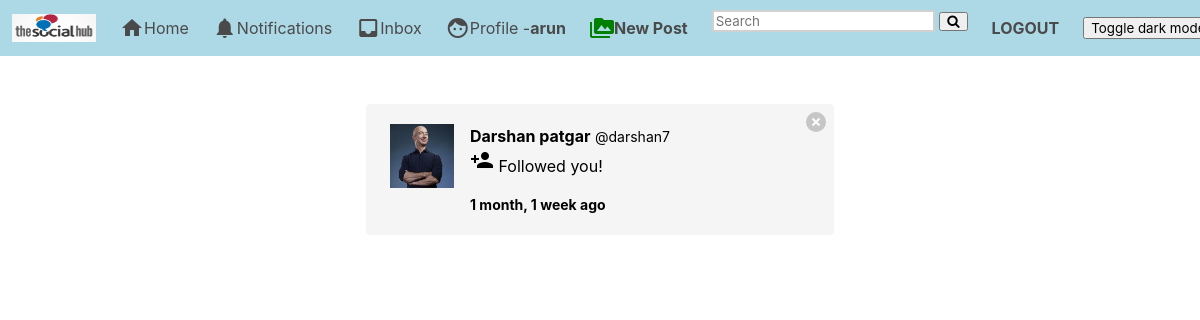
Screenshot of /notifications/ (signed in) with the database file from the repository.
### notifications/models.py (models this page shows)
class Notification(models.Model):
	NOTIFICATION_TYPES = ((1,'Like'),(2,'Comment'), (3,'Follow'))
	post = models.ForeignKey('post.Post', on_delete=models.CASCADE, related_name="noti_post", blank=True, null=True)
	sender = models.ForeignKey(User, on_delete=models.CASCADE, related_name="noti_from_user")
	user = models.ForeignKey(User, on_delete=models.CASCADE, related_name="noti_to_user")
	notification_type = models.IntegerField(choices=NOTIFICATION_TYPES)
	text_preview = models.CharField(max_length=90, blank=True)
	date = models.DateTimeField(auto_now_add=True)
	is_seen = models.BooleanField(default=False)

### authy/models.py (models this page shows, shortened)
class Profile(models.Model):
	user = models.OneToOneField(User, on_delete=models.CASCADE, related_name='profile')
	first_name = models.CharField(max_length=50, null=True, blank=True)
	last_name = models.CharField(max_length=50, null=True, blank=True)
	location = models.CharField(max_length=50, null=True, blank=True)
	url = models.CharField(max_length=80, null=True, blank=True)
	profile_info = models.TextField(max_length=150, null=True, blank=True)
	created = models.DateField(auto_now_add=True)
	favorites = models.ManyToManyField(Post)
	picture = models.ImageField(upload_to=user_directory_path, blank=True, null=True, verbose_name='Picture')

### notifications/views.py (the view)
# urls.py: path('', ShowNOtifications, name='show-notifications'),
def ShowNOtifications(request):
	user = request.user
	notifications = Notification.objects.filter(user=user).order_by('-date')
	Notification.objects.filter(user=user, is_seen=False).update(is_seen=True)
	template = loader.get_template('notifications.html')
	context = {
		'notifications': notifications,
	}
	return HttpResponse(template.render(context, request))

### direct/views.py (called while the page is built)
def checkDirects(request):
	directs_count = 0
	if request.user.is_authenticated:
		directs_count = Message.objects.filter(user=request.user, is_read=False).count()
	return {'directs_count':directs_count}

### notifications/views.py (called while the page is built)
def CountNotifications(request):
	count_notifications = 0
	if request.user.is_authenticated:
		count_notifications = Notification.objects.filter(user=request.user, is_seen=False).count()
	return {'count_notifications':count_notifications}

### social_book/templates/notifications.html (shortened to what this page needs)
{% extends 'base.html' %}
{% load static %}
{% load humanize %}
{% block content %}
    <div class="columns is-mobile is-centered">
    <div class="column is-half">
{% for notification in notifications %}
{% if notification.notification_type == 3 %}
      <div class="notification">
      <a href="{% url 'delete-notification' notification.id %}" class="delete"></a>
      <article class="media">
  <figure class="media-left">
    <p class="image is-64x64">
          {% if notification.sender.profile.picture %}
            <img src="{{ notification.sender.profile.picture.url }}" alt="Placeholder image">
          {% else %}
            <img src="https://bulma.io/images/placeholders/96x96.png" alt="Placeholder image">
        {% endif %}
    </p>
  </figure>
  <div class="media-content">
    <div class="content">
        <strong>{{ notification.sender.profile.first_name }} {{ notification.sender.profile.last_name }}</strong> <small>@{{ notification.sender.username }}</small>
        <br>
        <p><i class="material-icons">person_add</i> Followed you!</p>
        <strong><small>{{ notification.date|naturaltime }}</small></strong>
    </div>
  </div>
</article>
      </div>
{% endif %}
{% endfor %}
    </div>
    </div>
{% endblock %}

### social_book/templates/base.html (shortened to what this page needs)
{% load static %}
<!DOCTYPE html>
<html>
  <head>
    <link rel="stylesheet" href="https://cdnjs.cloudflare.com/ajax/libs/font-awesome/4.7.0/css/font-awesome.min.css">
    <link rel="stylesheet" href="{% static 'css/bulma.min.css' %}">
    <link rel="stylesheet" href="{% static 'css/style.css' %}">
  </head>
  <body >
  <nav style="background-color: lightblue; " class="navbar" role="navigation" aria-label="main navigation" >
  <div class="navbar-brand">
    <a class="navbar-item" href="">
      <img src="{% static 'img/as.jpeg' %}" width="84" height="64">
    </a>
  </div>
  <div id="navbarBasicExample" class="navbar-menu">
    <div class="navbar-start">
      <a href="{% url 'index' %}" class="navbar-item">
        <i class="material-icons">home</i>
        Home
      </a>
      <a href="{% url 'show-notifications' %}" class="navbar-item">
        <i class="material-icons">notifications</i>
        Notifications
      </a>
      <a href="{% url 'inbox' %}" class="navbar-item">
        <i class="material-icons">inbox</i>
        Inbox
      </a>
      <a href="{% url 'profile' request.user %}" class="navbar-item">
        <i class="material-icons">face</i>
        Profile - <strong>{{ request.user }}</strong>
      </a>
        <a href="{% url 'newpost' %}" class="navbar-item">
          <i style="color: green;" class="material-icons">perm_media</i>
          <strong>New Post</strong>
        </a>
        <div class="navbar-item">
          <form name="myform" method="GET" action="{% url 'search' %}">
            <input autocomplete="off" style=" border: 2px solid #d1d1d1;" type="text" name="search" placeholder="Search" >
            <button type="submit"><i class="fa fa-search"></i></button>
          </form>
        </div>
          <a href="{% url 'logout' %}" class="navbar-item">
            <strong>LOGOUT</strong>
          </a>
        <a  class="navbar-item">
          <button  onclick="myFunction()" >Toggle dark mode</button>
        </a>
    </div>
  </div>
</nav>
      <section class="section">
        <div class="container">
          {% block content %}
          {% endblock %}
        </div>
      </section>
  </body>
</html>

### social_book/static/css/style.css (style rules this page uses)
* { box-sizing:border-box }

### social_book/templates/base.html (style rules this page uses)
body { background-color: white; color: black; padding: 0; margin: 0; }

### rows the page displays
Notification: sender.profile.picture (placeholder picture), sender.profile.first_name "Darshan", sender.profile.last_name "patgar", sender.username "darshan7", date "1 month, 1 week ago"

### other values shown
{{ request.user }} "arun"
